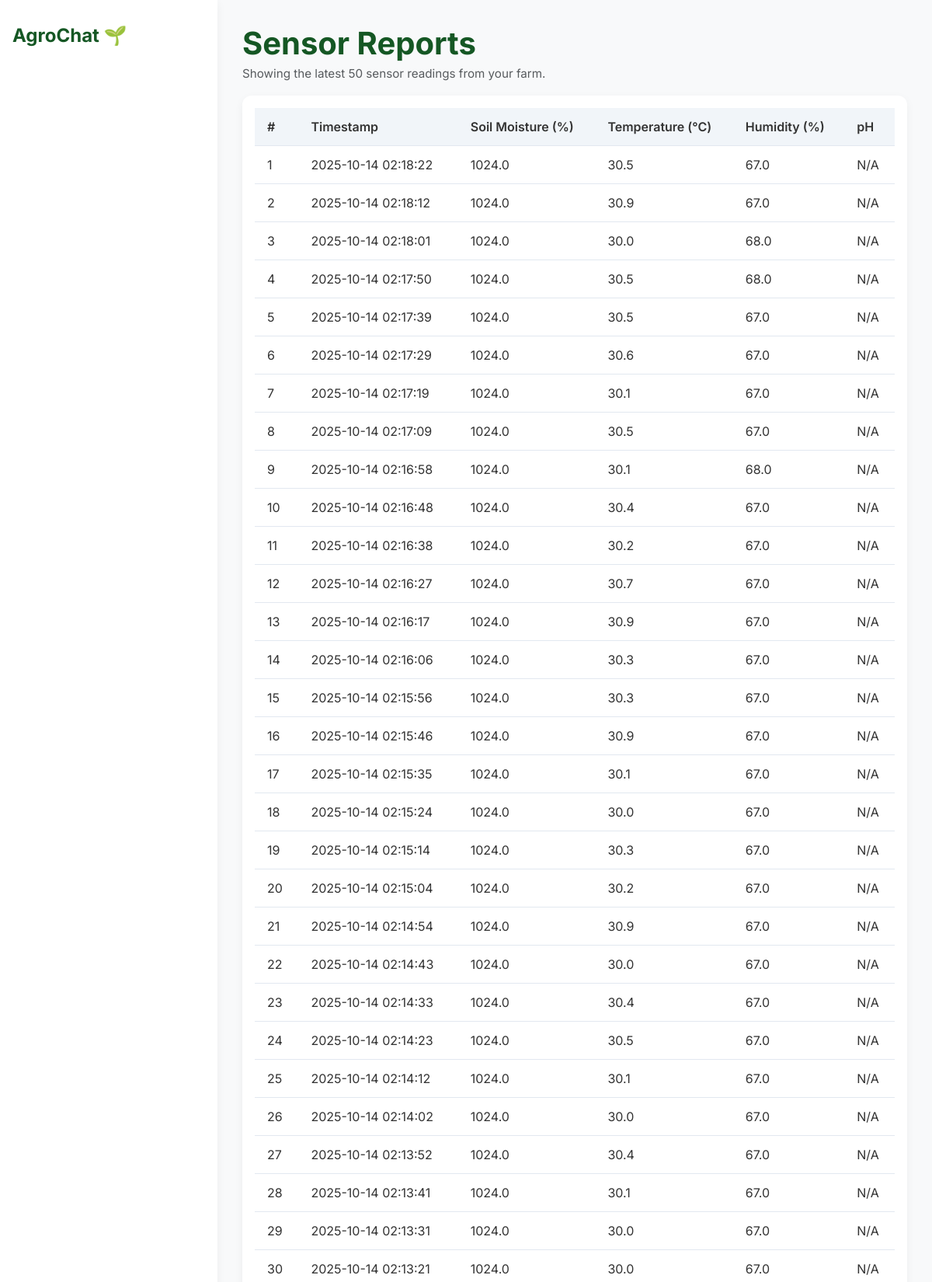
/reports/ (signed in, upper part), run on the app's committed database.
### core/models.py (models this page shows, shortened)
class SensorReading(models.Model):
    user = models.ForeignKey(User, on_delete=models.CASCADE, null=True, blank=True)
    soil_moisture = models.FloatField(null=True, blank=True)
    temperature = models.FloatField(null=True, blank=True)
    humidity = models.FloatField(null=True, blank=True)
    ph_value = models.FloatField(null=True, blank=True)
    timestamp = models.DateTimeField(auto_now_add=True)

### core/views.py (the view)
# urls.py: path('reports/', views.reports, name='reports'),
@login_required
def reports(request):
    last_50_data = SensorReading.objects.order_by('-timestamp')[:50]
    for reading in last_50_data:
        if not reading.ph_value or reading.ph_value in ('', 'N/A', None):
            reading.ph_value = round(random.uniform(6.5, 6.7), 2)
    return render(request, 'reports.html', {'sensor_data': last_50_data})

### templates/reports.html (shortened to what this page needs)
{% load static %}
<!DOCTYPE html>
<html lang="en">
<head>
<link href="https://cdn.jsdelivr.net/npm/bootstrap@5.3.2/dist/css/bootstrap.min.css" rel="stylesheet">
<link rel="stylesheet" href="https://cdnjs.cloudflare.com/ajax/libs/font-awesome/6.0.0-beta3/css/all.min.css">
</head>
<body>
<div class="dashboard-container">
  <div class="sidebar">
    <div class="sidebar-header"><h2>AgroChat 🌱</h2></div>
  </div>
  <div class="main-content">
    <div class="header">
      <h1>Sensor Reports</h1>
      <p class="text-muted">Showing the latest 50 sensor readings from your farm.</p>
    </div>
    <div class="table-container">
      <table>
        <thead>
          <tr>
            <th>#</th>
            <th>Timestamp</th>
            <th>Soil Moisture (%)</th>
            <th>Temperature (°C)</th>
            <th>Humidity (%)</th>
            <th>pH</th>
          </tr>
        </thead>
        <tbody>
          {% for reading in sensor_data %}
          <tr>
            <td>{{ forloop.counter }}</td>
            <td>{{ reading.timestamp|date:"Y-m-d H:i:s" }}</td>
            <td>{{ reading.soil_moisture|default:"N/A" }}</td>
            <td>{{ reading.temperature|default:"N/A" }}</td>
            <td>{{ reading.humidity|default:"N/A" }}</td>
            <td>{{ reading.ph|default:"N/A" }}</td>
          </tr>
          {% empty %}
          <tr><td colspan="6" class="text-center text-muted">No data available.</td></tr>
          {% endfor %}
        </tbody>
      </table>
    </div>
  </div>
</div>
</body>
</html>

### templates/reports.html (style rules this page uses)
:root { --primary-green: #28a745; --dark-green: #155724; --background-light: #f8f9fa; --card-bg: #ffffff; --border-color: #e2e8f0; --text-color: #333333; --muted-text: #6c757d; }
body { font-family: 'Inter', sans-serif; background-color: var(--background-light); color: var(--text-color); margin:0; height: 100vh; overflow: hidden; }
.dashboard-container { display: flex; height: 100vh; }
.sidebar { width: 280px; background-color: var(--card-bg); padding: 2rem 1rem; box-shadow: 0 4px 12px rgba(0,0,0,0.05); display:flex; flex-direction: column; justify-content: space-between; height: 100vh; overflow-y: auto; }
.sidebar-header h2 { color: var(--dark-green); font-weight: 700; font-size: 1.5rem; }
.main-content { flex-grow:1; padding:2rem; display:flex; flex-direction:column; height: 100vh; overflow: hidden; }
.header h1 { font-weight:700; color: var(--dark-green); margin-bottom:0.25rem; }
.header p { font-size:0.95rem; color: var(--muted-text); margin-bottom:1rem; }
.table-container { background-color: var(--card-bg); padding:1rem; border-radius:12px; box-shadow:0 4px 12px rgba(0,0,0,0.05); overflow:auto; flex-grow:1; }
table { width:100%; border-collapse: collapse; min-width: 700px; }
th, td { padding:0.75rem 1rem; text-align:left; border-bottom:1px solid var(--border-color); }
th { background-color: #f1f5f9; font-weight:600; position: sticky; top: 0; z-index: 2; }

### data on the page
SensorReading: timestamp "2025-10-14 02:18:22", soil_moisture "1024.0", temperature "30.5", humidity "67.0", ph "N/A"
SensorReading: timestamp "2025-10-14 02:18:12", soil_moisture "1024.0", temperature "30.9", humidity "67.0", ph "N/A"
SensorReading: timestamp "2025-10-14 02:18:01", soil_moisture "1024.0", temperature "30.0", humidity "68.0", ph "N/A"
SensorReading: timestamp "2025-10-14 02:17:50", soil_moisture "1024.0", temperature "30.5", humidity "68.0", ph "N/A"
SensorReading: timestamp "2025-10-14 02:17:39", soil_moisture "1024.0", temperature "30.5", humidity "67.0", ph "N/A"
SensorReading: timestamp "2025-10-14 02:17:29", soil_moisture "1024.0", temperature "30.6", humidity "67.0", ph "N/A"
SensorReading: timestamp "2025-10-14 02:17:19", soil_moisture "1024.0", temperature "30.1", humidity "67.0", ph "N/A"
SensorReading: timestamp "2025-10-14 02:17:09", soil_moisture "1024.0", temperature "30.5", humidity "67.0", ph "N/A"
SensorReading: timestamp "2025-10-14 02:16:58", soil_moisture "1024.0", temperature "30.1", humidity "68.0", ph "N/A"
SensorReading: timestamp "2025-10-14 02:16:48", soil_moisture "1024.0", temperature "30.4", humidity "67.0", ph "N/A"
SensorReading: timestamp "2025-10-14 02:16:38", soil_moisture "1024.0", temperature "30.2", humidity "67.0", ph "N/A"
SensorReading: timestamp "2025-10-14 02:16:27", soil_moisture "1024.0", temperature "30.7", humidity "67.0", ph "N/A"
SensorReading: timestamp "2025-10-14 02:16:17", soil_moisture "1024.0", temperature "30.9", humidity "67.0", ph "N/A"
SensorReading: timestamp "2025-10-14 02:16:06", soil_moisture "1024.0", temperature "30.3", humidity "67.0", ph "N/A"
SensorReading: timestamp "2025-10-14 02:15:56", soil_moisture "1024.0", temperature "30.3", humidity "67.0", ph "N/A"
SensorReading: timestamp "2025-10-14 02:15:46", soil_moisture "1024.0", temperature "30.9", humidity "67.0", ph "N/A"
SensorReading: timestamp "2025-10-14 02:15:35", soil_moisture "1024.0", temperature "30.1", humidity "67.0", ph "N/A"
SensorReading: timestamp "2025-10-14 02:15:24", soil_moisture "1024.0", temperature "30.0", humidity "67.0", ph "N/A"
SensorReading: timestamp "2025-10-14 02:15:14", soil_moisture "1024.0", temperature "30.3", humidity "67.0", ph "N/A"
SensorReading: timestamp "2025-10-14 02:15:04", soil_moisture "1024.0", temperature "30.2", humidity "67.0", ph "N/A"
SensorReading: timestamp "2025-10-14 02:14:54", soil_moisture "1024.0", temperature "30.9", humidity "67.0", ph "N/A"
SensorReading: timestamp "2025-10-14 02:14:43", soil_moisture "1024.0", temperature "30.0", humidity "67.0", ph "N/A"
SensorReading: timestamp "2025-10-14 02:14:33", soil_moisture "1024.0", temperature "30.4", humidity "67.0", ph "N/A"
SensorReading: timestamp "2025-10-14 02:14:23", soil_moisture "1024.0", temperature "30.5", humidity "67.0", ph "N/A"
SensorReading: timestamp "2025-10-14 02:14:12", soil_moisture "1024.0", temperature "30.1", humidity "67.0", ph "N/A"
SensorReading: timestamp "2025-10-14 02:14:02", soil_moisture "1024.0", temperature "30.0", humidity "67.0", ph "N/A"
SensorReading: timestamp "2025-10-14 02:13:52", soil_moisture "1024.0", temperature "30.4", humidity "67.0", ph "N/A"
SensorReading: timestamp "2025-10-14 02:13:41", soil_moisture "1024.0", temperature "30.1", humidity "67.0", ph "N/A"
SensorReading: timestamp "2025-10-14 02:13:31", soil_moisture "1024.0", temperature "30.0", humidity "67.0", ph "N/A"
SensorReading: timestamp "2025-10-14 02:13:21", soil_moisture "1024.0", temperature "30.0", humidity "67.0", ph "N/A"
